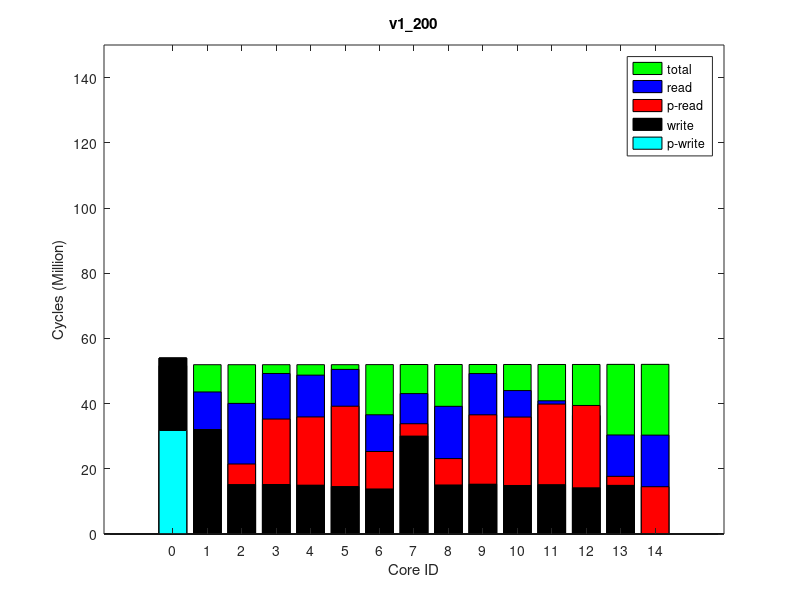

Write the MATLAB code that produced this figure.
times(1, :, :) = [
0, 52343647, 0
1181, 52647861, 0
6305017, 52648856, 0
20077313, 52650680, 0
3789371, 52707142, 0
11493437, 52675645, 0
24635875, 52655838, 0
20934524, 52654683, 0
8099425, 52709992, 0
21283149, 52711816, 0
20986836, 52714019, 0
24718598, 52716348, 0
13675835, 52761990, 0
2685820, 52754684, 0
25260205, 52719671, 0
];
times(2, :, :) = [
0, 52338043, 0
1189, 52642059, 0
6306768, 52643044, 0
20069147, 52644875, 0
3785240, 52701649, 0
11486235, 52669759, 0
24634889, 52649981, 0
20927389, 52648831, 0
8092658, 52704436, 0
21275854, 52706255, 0
20981293, 52708425, 0
24710533, 52710768, 0
14590650, 52755693, 0
2770563, 52748379, 0
25249073, 52714054, 0
];
times(3, :, :) = [
0, 52345953, 0
1183, 52649934, 0
6310023, 52650924, 0
20080230, 52652736, 0
3794112, 52709284, 0
11492792, 52677600, 0
24635284, 52657864, 0
20933101, 52656701, 0
8098742, 52712145, 0
21286337, 52713963, 0
20989035, 52716132, 0
24720598, 52718473, 0
14599662, 52763760, 0
2777526, 52756410, 0
25249399, 52721742, 0
];
times(4, :, :) = [
0, 52337963, 0
1180, 52642103, 0
6304002, 52643129, 0
20065159, 52644951, 0
3779783, 52701275, 0
11486359, 52669805, 0
24633039, 52650052, 0
20926793, 52648900, 0
8087563, 52704127, 0
21275932, 52705942, 0
20982014, 52708114, 0
24711116, 52710451, 0
14592140, 52755813, 0
2771430, 52748464, 0
25246582, 52713720, 0
];
times(5, :, :) = [
0, 52345363, 0
1180, 52649522, 0
6308642, 52650520, 0
20087807, 52652336, 0
3789572, 52709082, 0
11495295, 52677277, 0
24640723, 52657457, 0
20936538, 52656298, 0
8098886, 52711912, 0
21277832, 52713728, 0
20989950, 52715903, 0
24719560, 52718231, 0
14598331, 52763167, 0
2779496, 52755739, 0
25252979, 52721523, 0
];
times(6, :, :) = [
0, 52343605, 0
1181, 52647537, 0
6305072, 52648524, 0
20075606, 52650356, 0
3790256, 52706999, 0
11490427, 52675255, 0
24638462, 52655455, 0
20931695, 52654351, 0
8099038, 52709818, 0
21276404, 52711636, 0
20984782, 52713829, 0
24714370, 52716145, 0
14596143, 52761155, 0
2775882, 52753830, 0
25249454, 52719420, 0
];
times(7, :, :) = [
0, 52341749, 0
1180, 52646159, 0
6302132, 52647144, 0
20075876, 52648958, 0
3788213, 52705300, 0
11489807, 52673830, 0
24634442, 52654053, 0
20930917, 52652904, 0
8094084, 52708123, 0
21278938, 52709935, 0
20986118, 52712094, 0
24715313, 52714451, 0
14596379, 52759444, 0
2773812, 52752111, 0
25246463, 52717739, 0
];
times(8, :, :) = [
0, 52341569, 0
1189, 52645616, 0
6307662, 52646609, 0
20079069, 52648433, 0
3788637, 52704982, 0
11491890, 52673286, 0
24637003, 52653544, 0
20927338, 52652395, 0
8092368, 52707796, 0
21275406, 52709612, 0
20984810, 52711806, 0
24713009, 52714091, 0
14593582, 52759126, 0
2773362, 52751690, 0
25252218, 52717399, 0
];
times(9, :, :) = [
0, 52340022, 0
1184, 52644165, 0
6302175, 52645149, 0
20073424, 52646968, 0
3787683, 52703635, 0
11489476, 52671867, 0
24631617, 52652063, 0
20928562, 52650956, 0
8092730, 52706470, 0
21279121, 52708271, 0
20984432, 52710448, 0
24713131, 52712785, 0
14593387, 52757632, 0
2771740, 52750291, 0
25247388, 52716045, 0
];
times(10, :, :) = [
0, 52341812, 0
1181, 52645853, 0
6311296, 52646899, 0
20079469, 52648727, 0
3785767, 52705406, 0
11488376, 52673660, 0
24633573, 52653881, 0
20928405, 52652741, 0
8097590, 52708222, 0
21278315, 52710063, 0
20983024, 52712217, 0
24713857, 52714568, 0
14596713, 52759546, 0
2773683, 52752126, 0
25249993, 52717846, 0
];
ave_times = round(squeeze(mean(times)));
format long g, ave_times
std_times = round(squeeze(std(times)));
format long g, std_times
polling_read_times = ave_times;
times(1, :, :) = [
31748992, 54981779, 0
0, 55296931, 0
0, 55297902, 0
0, 55299655, 0
0, 55356988, 0
0, 55325569, 0
0, 55304760, 0
0, 55303658, 0
0, 55359766, 0
0, 55361521, 0
0, 55363723, 0
0, 55365981, 0
0, 55405427, 0
0, 55400142, 0
0, 55369372, 0
];
times(2, :, :) = [
31752688, 54984445, 0
0, 55299592, 0
0, 55300562, 0
0, 55302340, 0
0, 55359937, 0
0, 55328346, 0
0, 55307513, 0
0, 55306403, 0
0, 55362751, 0
0, 55364525, 0
0, 55366742, 0
0, 55369015, 0
0, 55408141, 0
0, 55402863, 0
0, 55372466, 0
];
times(3, :, :) = [
31758226, 54988073, 0
0, 55303229, 0
0, 55304189, 0
0, 55305954, 0
0, 55363440, 0
0, 55331866, 0
0, 55311063, 0
0, 55309944, 0
0, 55366212, 0
0, 55367998, 0
0, 55370191, 0
0, 55372471, 0
0, 55411607, 0
0, 55406331, 0
0, 55375920, 0
];
times(4, :, :) = [
31757862, 54988422, 0
0, 55303564, 0
0, 55304534, 0
0, 55306300, 0
0, 55363898, 0
0, 55332255, 0
0, 55311467, 0
0, 55310357, 0
0, 55366711, 0
0, 55368482, 0
0, 55370707, 0
0, 55373005, 0
0, 55412221, 0
0, 55406986, 0
0, 55376494, 0
];
times(5, :, :) = [
31750917, 54982954, 0
0, 55298136, 0
0, 55299094, 0
0, 55300858, 0
0, 55358440, 0
0, 55326817, 0
0, 55305992, 0
0, 55304914, 0
0, 55361260, 0
0, 55363039, 0
0, 55365238, 0
0, 55367539, 0
0, 55406790, 0
0, 55401420, 0
0, 55371026, 0
];
times(6, :, :) = [
31752099, 54983659, 0
0, 55298700, 0
0, 55299712, 0
0, 55301469, 0
0, 55359024, 0
0, 55327425, 0
0, 55306604, 0
0, 55305487, 0
0, 55361800, 0
0, 55363579, 0
0, 55365767, 0
0, 55368022, 0
0, 55407165, 0
0, 55401882, 0
0, 55371486, 0
];
times(7, :, :) = [
31756097, 54986528, 0
0, 55301653, 0
0, 55302619, 0
0, 55304398, 0
0, 55361544, 0
0, 55330365, 0
0, 55309551, 0
0, 55308439, 0
0, 55364354, 0
0, 55366133, 0
0, 55368333, 0
0, 55370624, 0
0, 55409907, 0
0, 55404519, 0
0, 55374107, 0
];
times(8, :, :) = [
31751850, 54983599, 0
0, 55298683, 0
0, 55299651, 0
0, 55301399, 0
0, 55358904, 0
0, 55327437, 0
0, 55306555, 0
0, 55305450, 0
0, 55361689, 0
0, 55363448, 0
0, 55365674, 0
0, 55367935, 0
0, 55407083, 0
0, 55401800, 0
0, 55371393, 0
];
times(9, :, :) = [
31753401, 54983676, 0
0, 55298696, 0
0, 55299671, 0
0, 55301423, 0
0, 55358816, 0
0, 55327426, 0
0, 55306587, 0
0, 55305465, 0
0, 55361641, 0
0, 55363427, 0
0, 55365647, 0
0, 55367917, 0
0, 55407326, 0
0, 55402068, 0
0, 55371356, 0
];
times(10, :, :) = [
31755935, 54986791, 0
0, 55301866, 0
0, 55302827, 0
0, 55304613, 0
0, 55362214, 0
0, 55330578, 0
0, 55309765, 0
0, 55308635, 0
0, 55364995, 0
0, 55366773, 0
0, 55368957, 0
0, 55371231, 0
0, 55410615, 0
0, 55405369, 0
0, 55374671, 0
];
ave_times = round(squeeze(mean(times)));
format long g, ave_times
std_times = round(squeeze(std(times)));
format long g, std_times
polling_write_times = ave_times;
times(1, :, :) = [
0, 59200342, 0
11536602, 59541136, 64000
24892306, 59542160, 128000
34049660, 59543948, 64000
13035085, 59609363, 64000
22753219, 59569661, 128000
35927477, 59549420, 64000
33752687, 59547981, 64000
24144737, 59612128, 128000
33694112, 59788477, 64000
28818942, 60606833, 64000
25302565, 61392495, 64000
29535744, 63037112, 250000
15485468, 62980881, 128000
21670887, 62216643, 64000
];
times(2, :, :) = [
0, 59203222, 0
11537190, 59544488, 64000
24896535, 59545504, 128000
34053152, 59547286, 64000
13034744, 59612177, 64000
22758266, 59572961, 128000
35931609, 59552716, 64000
33753683, 59551310, 64000
24129018, 59614926, 128000
33966616, 59744502, 64000
29138524, 60564234, 64000
25748547, 61351018, 64000
30420999, 62988372, 250000
15455295, 62939798, 128000
22230447, 62176793, 64000
];
times(3, :, :) = [
0, 59202406, 0
11537040, 59543975, 64000
24898779, 59544995, 128000
34052928, 59546772, 64000
13036387, 59611342, 64000
22754768, 59572453, 128000
35933108, 59552258, 64000
33756076, 59550826, 64000
24123536, 59614125, 128000
34012917, 59736185, 64000
29179658, 60556594, 64000
25821397, 61343787, 64000
30411809, 62981179, 250000
15452216, 62932801, 128000
22297996, 62169796, 64000
];
times(4, :, :) = [
0, 59201926, 0
11535995, 59543693, 64000
24897537, 59544722, 128000
34051487, 59546499, 64000
13036213, 59610950, 64000
22756448, 59572131, 128000
35930065, 59551954, 64000
33754731, 59550525, 64000
24130184, 59613713, 128000
33914100, 59751555, 64000
29094593, 60571481, 64000
25721158, 61358659, 64000
30429262, 62996082, 250000
15458682, 62947695, 128000
22201336, 62184564, 64000
];
times(5, :, :) = [
0, 59200665, 0
11536031, 59541657, 64000
24900520, 59542660, 128000
34050144, 59544416, 64000
13034277, 59609621, 64000
22755455, 59570125, 128000
35929889, 59549853, 64000
33752125, 59548445, 64000
24124008, 59612377, 128000
33947895, 59745113, 64000
29142298, 60564761, 64000
25779893, 61351737, 64000
30421458, 62989468, 250000
15456713, 62941236, 128000
22260321, 62178000, 64000
];
times(6, :, :) = [
0, 59203185, 0
11536289, 59545254, 64000
24899265, 59546296, 128000
34054317, 59548074, 64000
13037040, 59612407, 64000
22759571, 59573796, 128000
35928024, 59553580, 64000
33755258, 59552083, 64000
24124695, 59615169, 128000
34010187, 59735791, 64000
29189482, 60555165, 64000
25830661, 61342317, 64000
30412020, 62979753, 250000
15448922, 62931340, 128000
22307435, 62168344, 64000
];
times(7, :, :) = [
0, 59202478, 0
11536619, 59543319, 64000
24896818, 59544372, 128000
34052888, 59546152, 64000
13035879, 59611435, 64000
22757256, 59571859, 128000
35931965, 59551642, 64000
33753909, 59550227, 64000
24124873, 59614252, 128000
33938993, 59750076, 64000
29122585, 60571116, 64000
25770024, 61357908, 64000
30431094, 62995220, 250000
15454220, 62946754, 128000
22249943, 62183620, 64000
];
times(8, :, :) = [
0, 59202429, 0
11536807, 59543770, 64000
24895860, 59544787, 128000
34053054, 59546576, 64000
13037380, 59611441, 64000
22757820, 59572245, 128000
35928798, 59551994, 64000
33753382, 59550594, 64000
24125648, 59614225, 128000
33973661, 59742600, 64000
29150183, 60562968, 64000
25756738, 61349834, 64000
30419040, 62986644, 250000
15454521, 62938239, 128000
22246041, 62175186, 64000
];
times(9, :, :) = [
0, 59203657, 0
11537046, 59545030, 64000
24897443, 59546066, 128000
34052817, 59547850, 64000
13038252, 59612733, 64000
22759198, 59573588, 128000
35927962, 59553344, 64000
33755893, 59551853, 64000
24130319, 59615507, 128000
33955884, 59746496, 64000
29134509, 60566172, 64000
25726136, 61353294, 64000
30421381, 62990874, 250000
15457170, 62942224, 128000
22198474, 62179274, 64000
];
times(10, :, :) = [
0, 59204969, 0
11536946, 59546530, 64000
24902056, 59547577, 128000
34053418, 59549345, 64000
13040684, 59613889, 64000
22757963, 59575032, 128000
35932936, 59554799, 64000
33758889, 59553369, 64000
24127850, 59616647, 128000
33971947, 59745144, 64000
29148777, 60564158, 64000
25762766, 61351146, 64000
30421446, 62988949, 250000
15455023, 62940547, 128000
22240750, 62177411, 64000
];
ave_times = round(squeeze(mean(times)));
format long g, ave_times
std_times = round(squeeze(std(times)));
format long g, std_times
read_times = ave_times;
times(1, :, :) = [
0, 51629878, 0
0, 51933371, 0
0, 51934336, 0
0, 51936082, 0
0, 51991424, 0
0, 51960836, 0
0, 51941057, 0
0, 51940064, 0
0, 51994241, 0
0, 51995989, 0
0, 51998132, 0
0, 52000428, 0
0, 52042064, 0
0, 52036043, 0
0, 52003706, 0
];
times(2, :, :) = [
0, 51630522, 0
0, 51934066, 0
0, 51935040, 0
0, 51936769, 0
0, 51991785, 0
0, 51961434, 0
0, 51941778, 0
0, 51940754, 0
0, 51994623, 0
0, 51996358, 0
0, 51998511, 0
0, 52000757, 0
0, 52042510, 0
0, 52036425, 0
0, 52004055, 0
];
times(3, :, :) = [
0, 51629169, 0
0, 51932691, 0
0, 51933651, 0
0, 51935395, 0
0, 51990570, 0
0, 51960169, 0
0, 51940423, 0
0, 51939418, 0
0, 51993383, 0
0, 51995113, 0
0, 51997243, 0
0, 51999507, 0
0, 52041090, 0
0, 52035069, 0
0, 52002799, 0
];
times(4, :, :) = [
0, 51627591, 0
0, 51931224, 0
0, 51932185, 0
0, 51933924, 0
0, 51988872, 0
0, 51958642, 0
0, 51938893, 0
0, 51937886, 0
0, 51991664, 0
0, 51993391, 0
0, 51995552, 0
0, 51997768, 0
0, 52039393, 0
0, 52033334, 0
0, 52001019, 0
];
times(5, :, :) = [
0, 51626928, 0
0, 51930628, 0
0, 51931593, 0
0, 51933325, 0
0, 51988205, 0
0, 51957990, 0
0, 51938245, 0
0, 51937265, 0
0, 51990993, 0
0, 51992718, 0
0, 51994881, 0
0, 51997084, 0
0, 52038738, 0
0, 52032643, 0
0, 52000338, 0
];
times(6, :, :) = [
0, 51633141, 0
0, 51936752, 0
0, 51937692, 0
0, 51939436, 0
0, 51994327, 0
0, 51964095, 0
0, 51944364, 0
0, 51943378, 0
0, 51997114, 0
0, 51998837, 0
0, 52000956, 0
0, 52003196, 0
0, 52044941, 0
0, 52038952, 0
0, 52006493, 0
];
times(7, :, :) = [
0, 51632867, 0
0, 51936464, 0
0, 51937419, 0
0, 51939159, 0
0, 51994473, 0
0, 51963771, 0
0, 51944123, 0
0, 51943140, 0
0, 51997298, 0
0, 51999028, 0
0, 52001152, 0
0, 52003420, 0
0, 52044872, 0
0, 52038849, 0
0, 52006727, 0
];
times(8, :, :) = [
0, 51629744, 0
0, 51933197, 0
0, 51934205, 0
0, 51935928, 0
0, 51990909, 0
0, 51960507, 0
0, 51940842, 0
0, 51939859, 0
0, 51993688, 0
0, 51995399, 0
0, 51997594, 0
0, 51999837, 0
0, 52041447, 0
0, 52035422, 0
0, 52003087, 0
];
times(9, :, :) = [
0, 51629942, 0
0, 51933413, 0
0, 51934383, 0
0, 51936120, 0
0, 51991688, 0
0, 51960789, 0
0, 51941083, 0
0, 51940101, 0
0, 51994489, 0
0, 51996216, 0
0, 51998351, 0
0, 52000588, 0
0, 52042109, 0
0, 52036024, 0
0, 52003882, 0
];
times(10, :, :) = [
0, 51628064, 0
0, 51931636, 0
0, 51932586, 0
0, 51934327, 0
0, 51989261, 0
0, 51959006, 0
0, 51939281, 0
0, 51938271, 0
0, 51992056, 0
0, 51993781, 0
0, 51995904, 0
0, 51998151, 0
0, 52039825, 0
0, 52033800, 0
0, 52001394, 0
];
ave_times = round(squeeze(mean(times)));
format long g, ave_times
std_times = round(squeeze(std(times)));
format long g, std_times
total_times = ave_times;
times(1, :, :) = [
53973413, 67173713, 64000
32037007, 67558362, 128000
15169030, 67559537, 64000
15183304, 67561649, 64000
30033026, 67633999, 128000
13816160, 67594215, 64000
14560557, 67567599, 64000
14979517, 67566210, 64000
15036401, 67636996, 64000
15280858, 67639118, 64000
14884572, 67641845, 64000
15139224, 67644456, 64000
0, 67685363, 0
15107774, 67685726, 64000
14147875, 67648387, 64000
];
times(2, :, :) = [
53972578, 67172878, 64000
32036046, 67557500, 128000
15166534, 67558653, 64000
15184100, 67560761, 64000
30036107, 67633288, 128000
13817276, 67593311, 64000
14562400, 67566712, 64000
14978805, 67565329, 64000
15038642, 67636282, 64000
15278345, 67638404, 64000
14884094, 67641154, 64000
15139155, 67643735, 64000
0, 67684665, 0
14902943, 67685028, 64000
14179429, 67647677, 64000
];
times(3, :, :) = [
53974410, 67174710, 64000
32037818, 67559316, 128000
15168957, 67560456, 64000
15184771, 67562563, 64000
30036950, 67635187, 128000
13816341, 67595238, 64000
14559488, 67568560, 64000
14980358, 67567109, 64000
15038387, 67638159, 64000
15278959, 67640275, 64000
14885516, 67643005, 64000
15141475, 67645599, 64000
0, 67686512, 0
14901778, 67686877, 64000
14179790, 67649487, 64000
];
times(4, :, :) = [
53971483, 67171783, 64000
32036162, 67556394, 128000
15167400, 67557494, 64000
15183388, 67559618, 64000
30034198, 67632257, 128000
13816651, 67592323, 64000
14560078, 67565604, 64000
14977052, 67564165, 64000
15039704, 67635229, 64000
15277988, 67637341, 64000
14883274, 67640080, 64000
15140059, 67642673, 64000
0, 67683587, 0
14901726, 67683942, 64000
14179759, 67646583, 64000
];
times(5, :, :) = [
53974683, 67174983, 64000
32037956, 67559615, 128000
15168955, 67560744, 64000
15183967, 67562846, 64000
30033277, 67635244, 128000
13816083, 67595421, 64000
14563563, 67568791, 64000
14979126, 67567365, 64000
15039335, 67638191, 64000
15278644, 67640294, 64000
14884084, 67643036, 64000
15139530, 67645648, 64000
0, 67686580, 0
14902115, 67686943, 64000
14179693, 67649563, 64000
];
times(6, :, :) = [
53971396, 67171696, 64000
32036259, 67556308, 128000
15167385, 67557455, 64000
15184270, 67559564, 64000
30033413, 67632205, 128000
13818062, 67592236, 64000
14560660, 67565557, 64000
14979289, 67564146, 64000
15039343, 67635171, 64000
15278119, 67637295, 64000
14884691, 67640021, 64000
15140466, 67642600, 64000
0, 67683534, 0
14900231, 67683884, 64000
14180173, 67646521, 64000
];
times(7, :, :) = [
53971004, 67171304, 64000
32035806, 67555935, 128000
15167424, 67557074, 64000
15184748, 67559192, 64000
30034153, 67631505, 128000
13816831, 67591851, 64000
14560941, 67565181, 64000
14979587, 67563773, 64000
15038137, 67634490, 64000
15279189, 67636619, 64000
14883413, 67639369, 64000
15139847, 67641983, 64000
0, 67682931, 0
14900110, 67683288, 64000
14179321, 67645923, 64000
];
times(8, :, :) = [
53971561, 67171861, 64000
32037009, 67556398, 128000
15165452, 67557537, 64000
15183922, 67559653, 64000
30035562, 67632247, 128000
13816198, 67592292, 64000
14561656, 67565631, 64000
14980484, 67564215, 64000
15038688, 67635238, 64000
15280414, 67637330, 64000
14885231, 67640076, 64000
15138913, 67642683, 64000
0, 67683639, 0
14901440, 67683994, 64000
14180659, 67646613, 64000
];
times(9, :, :) = [
53972782, 67173082, 64000
32036440, 67557623, 128000
15168367, 67558777, 64000
15183567, 67560940, 64000
30035831, 67633541, 128000
13818135, 67593562, 64000
14561060, 67566948, 64000
14979178, 67565500, 64000
15039794, 67636532, 64000
15277150, 67638614, 64000
14884946, 67641359, 64000
15140298, 67643946, 64000
0, 67684867, 0
14900327, 67685226, 64000
14180622, 67647883, 64000
];
times(10, :, :) = [
53972179, 67172479, 64000
32036269, 67557210, 128000
15168121, 67558341, 64000
15183381, 67560440, 64000
30035345, 67633003, 128000
13815961, 67593075, 64000
14562066, 67566456, 64000
14978111, 67565031, 64000
15039233, 67636041, 64000
15278738, 67638163, 64000
14885072, 67640924, 64000
15140001, 67643534, 64000
0, 67684446, 0
14902887, 67684811, 64000
14179969, 67647468, 64000
];
ave_times = round(squeeze(mean(times)));
format long g, ave_times
std_times = round(squeeze(std(times)));
format long g, std_times
write_times = ave_times;
mytitle = 'v1\_200';
order = [1 2 3 4 8 7 6 5 9 10 11 12 15 14 13];

total_times = total_times(:, 2)(order);

read_times = read_times(:, 1)(order);
write_times = write_times(:, 1)(order);

polling_read_times = polling_read_times(:, 1)(order);
polling_write_times = polling_write_times(:, 1)(order);

total_times /= 1000000;

read_times /= 1000000;
write_times /= 1000000;

polling_read_times /= 1000000;
polling_write_times /= 1000000;

% laying read on top of write
read_times += write_times;
polling_read_times += write_times;

figure(1);
clf()
% set(gcf, 'Position', get(0,'Screensize'));
% set(gcf,'units','normalized','outerposition',[0 0 1 1])
bar(0:14, total_times,'g');
hold on;
bar(0:14, read_times,'b');
bar(0:14, polling_read_times,'r');
bar(0:14, write_times,'k');
bar(0:14, polling_write_times,'c');
hold off

axis([-2 16 0 150])
% axis([-1 15])
set(gca,'XTick',0:14);
% set(gca,'xticklabel',{ '0'; '1'; '2'; '3'; '7'; '6'; '5'; '4'; '8'; '9'; '10'; '11'; '15'; '14'; '13' })

xlabel('Core ID')
ylabel('Cycles (Million)')

legend('total', 'read', 'p-read', 'write', 'p-write')
title(mytitle)
print(1, strcat(mytitle, '.png'))
